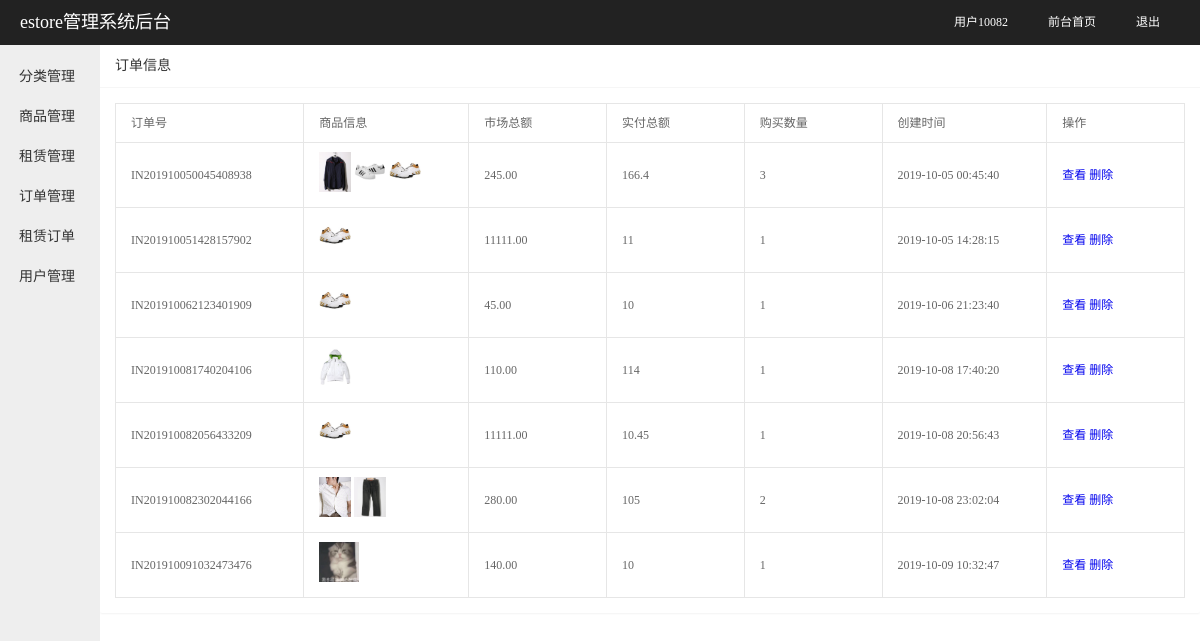
The app's page /admin/orders/orders.php (signed in) with its own data.
### tables this page shows
CREATE TABLE `orders` (
  `id` int(10) unsigned NOT NULL AUTO_INCREMENT,
  `orderid` varchar(255) DEFAULT NULL COMMENT '订单号',
  `beforetotalprice` varchar(255) DEFAULT NULL COMMENT '市场总金额',
  `aftertotalprice` varchar(255) DEFAULT NULL COMMENT '实付总金额',
  `buycount` varchar(255) DEFAULT NULL COMMENT '购买数量',
  `createtime` datetime DEFAULT NULL COMMENT '创建时间',
  `userid` int(11) DEFAULT NULL COMMENT '用户id',
  `goodsid` varchar(255) DEFAULT NULL COMMENT '商品编号',
  `add_id` varchar(255) DEFAULT NULL COMMENT '收货信息编号',
  `status` int(11) DEFAULT NULL COMMENT '订单状态',
  PRIMARY KEY (`id`)
);

CREATE TABLE `list` (
  `list_id` int(10) unsigned NOT NULL AUTO_INCREMENT COMMENT '商品编号',
  `list_name` varchar(100) NOT NULL COMMENT '商品名字',
  `list_face` varchar(80) DEFAULT NULL COMMENT '商品图片',
  `list_myprice` float(8,2) NOT NULL COMMENT '商品价格',
  `list_onprice` float(8,2) NOT NULL COMMENT '商品市场价',
  `list_nums` int(5) DEFAULT NULL COMMENT '商品库存量',
  `list_detail` text COMMENT '商品简介',
  `list_time` datetime DEFAULT NULL COMMENT '上架时间',
  `list_seetimes` int(11) DEFAULT NULL COMMENT '商品点击量',
  `small_id` int(10) unsigned DEFAULT NULL COMMENT '小分类编号',
  PRIMARY KEY (`list_id`),
  KEY `small_id` (`small_id`),
  CONSTRAINT `list_ibfk_1` FOREIGN KEY (`small_id`) REFERENCES `smalltype` (`small_id`)
);

### admin/common/conn.php (called while the page is built, shortened)
<?php
function findAll($sql,$mysqli){
  $result = $mysqli->query($sql);
  $twos = array();
  if ($result){
  	while ($ones = $result->fetch_assoc()){
  		$twos[] = $ones;
  	}
  }
  return $twos;
}
?>

### admin/orders/orders.php (the view, shortened to what this page needs)
<?php
include '../common/admin.inc.php';
$two_arr = findAll("select * from orders",$mysqli);
foreach ($two_arr as $key => $t) {
  $goods_arr = findAll("select * from list where list_id in(".$t['goodsid'].")",$mysqli);
  $two_arr[$key]['goods'] = $goods_arr;
}
?>
<!DOCTYPE html>
<html lang="en" dir="ltr">
  <head>
  </head>
  <body>
    <?php include '../common/header.php';?>
    <div class="admin_content">
      <div class="card">
        <div class="card-header">订单信息</div>
        <div class="card-body">
          <table class="table">
            <thead>
              <tr>
                <th>订单号</th>
                <th>商品信息</th>
                <th>市场总额</th>
                <th>实付总额</th>
                <th>购买数量</th>
                <th>创建时间</th>
                <th>操作</th>
              </tr>
            </thead>
            <tbody>
              <?php foreach ($two_arr as $key => $one):?>
              <tr>
                <td><?php echo $one['orderid'];?></td>
                <td>
                  <?php foreach ($one['goods'] as $s):?>
                    <img src="<?php echo '/'.$s['list_face']?>" alt="" style="height:40px;">
                  <?php endforeach;?>
                </td>
                <td><?php echo $one['beforetotalprice'];?></td>
                <td><?php echo $one['aftertotalprice'];?></td>
                <td><?php echo $one['buycount'];?></td>
                <td><?php echo $one['createtime'];?></td>
                <td>
                  <a href="/admin/orders/orders_edit.php?act=edit&id=<?php echo $one['orderid'];?>">查看</a>
                  <a href="/admin/orders/orders_del.php?act=del&id=<?php echo $one['orderid'];?>">删除</a>
                </td>
              </tr>
              <?php endforeach;?>
            </tbody>
          </table>
        </div>
      </div>
    </div>
  </body>
</html>

### admin/orders/orders.php (style rules this page uses)
.card { margin-bottom: 15px; border-radius: 2px; background-color: #fff; box-shadow: 0 1px 2px 0 rgba(0,0,0,.05); }
.card-header { position: relative; height: 42px; line-height: 42px; padding: 0 15px; border-bottom: 1px solid #f6f6f6; color: #333; border-radius: 2px 2px 0 0; font-size: 14px; }
.card-body { position: relative; padding: 10px 15px; line-height: 24px; }
.card-body .table { margin: 5px 0; }
.table { width: 100%; background-color: #fff; color: #666; }
table { border-collapse: collapse; border-spacing: 0; }
.table th { min-width: 80px; }
.table th,.table td { position: relative; padding: 9px 15px; min-height: 20px; line-height: 20px; border-width: 1px; border-style: solid; border-color: #e6e6e6; word-break: break-all; text-align: left; font-weight: 400; font-size: 12px; }

### admin/common/header.php (style rules this page uses)
blockquote, body, button, dd, div, dl, dt, form, h1, h2, h3, h4, h5, h6, input, li, ol, p, pre, td, textarea, th, ul { margin: 0; padding: 0; -webkit-tap-highlight-color: rgba(0,0,0,0); }
a { text-decoration: none; }
.admin_content { position: absolute; top: 45px; right: 0; bottom: 0px; left: 100px; overflow: hidden; z-index: 1; overflow-y: scroll; }

### records on screen
orders: orderid "IN201910050045408938", beforetotalprice "245.00", aftertotalprice "166.4", buycount "3", createtime "2019-10-05 00:45:40"
list: list_face (picture)
list: list_face (picture)
list: list_face (picture)
orders: orderid "IN201910051428157902", beforetotalprice "11111.00", aftertotalprice "11", buycount "1", createtime "2019-10-05 14:28:15"
list: list_face (picture)
orders: orderid "IN201910062123401909", beforetotalprice "45.00", aftertotalprice "10", buycount "1", createtime "2019-10-06 21:23:40"
orders: orderid "IN201910081740204106", beforetotalprice "110.00", aftertotalprice "114", buycount "1", createtime "2019-10-08 17:40:20"
list: list_face (picture)
orders: orderid "IN201910082056433209", beforetotalprice "11111.00", aftertotalprice "10.45", buycount "1", createtime "2019-10-08 20:56:43"
orders: orderid "IN201910082302044166", beforetotalprice "280.00", aftertotalprice "105", buycount "2", createtime "2019-10-08 23:02:04"
list: list_face (picture)
list: list_face (picture)
orders: orderid "IN201910091032473476", beforetotalprice "140.00", aftertotalprice "10", buycount "1", createtime "2019-10-09 10:32:47"
list: list_face (picture)

### other values on screen
$admin['user_name'] "用户10082"
